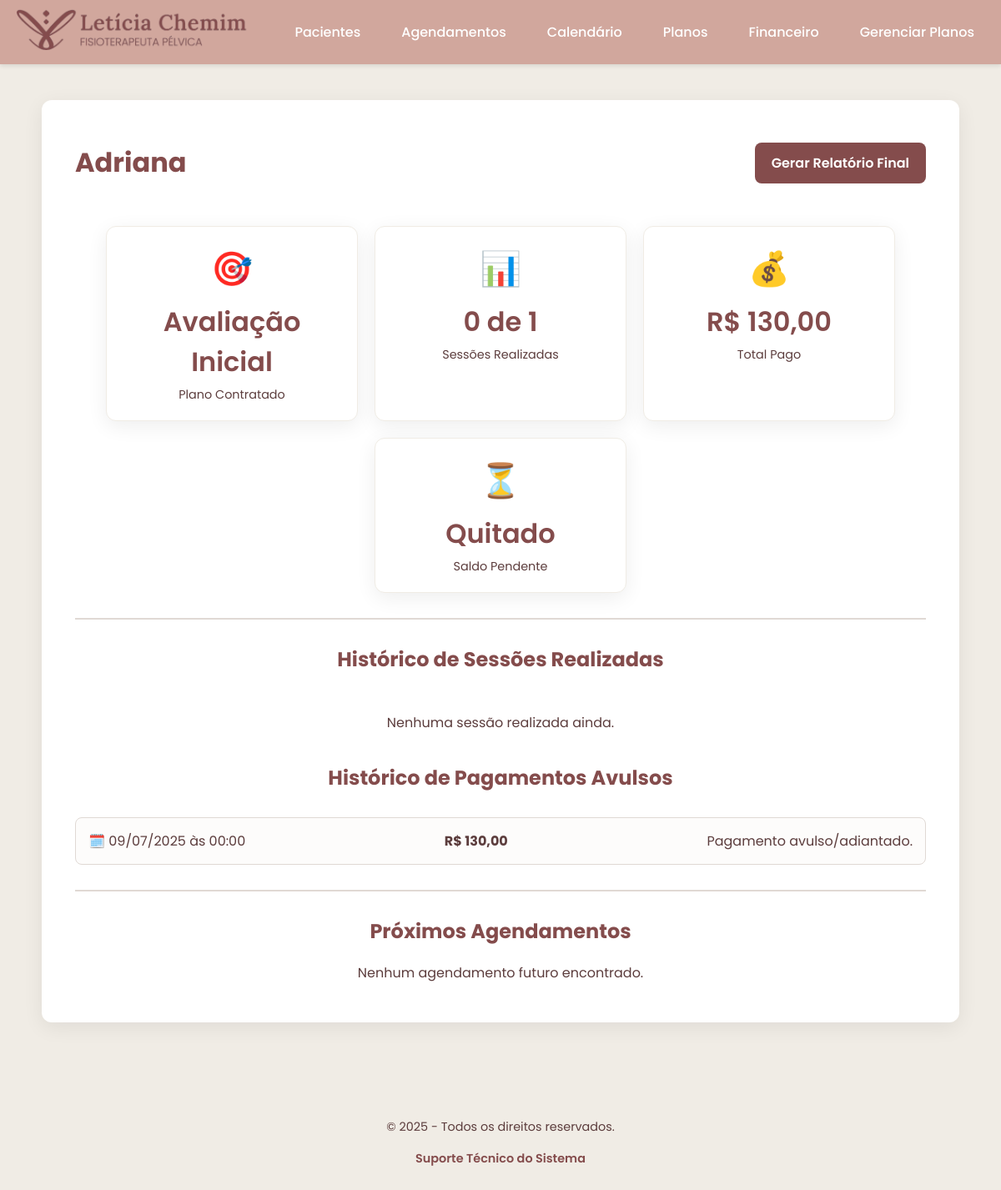
/paciente/20, run on the app's committed database.
### tables this page shows
CREATE TABLE pacientes (
        id INTEGER PRIMARY KEY AUTOINCREMENT,
        nome TEXT NOT NULL,
        data_nascimento TEXT NOT NULL,
        email TEXT NOT NULL,
        telefone TEXT NOT NULL,
        endereco TEXT,
        plano_id INTEGER,
        data_cadastro TIMESTAMP DEFAULT CURRENT_TIMESTAMP,
        FOREIGN KEY (plano_id) REFERENCES planos (id)
    );

CREATE TABLE planos (
        id INTEGER PRIMARY KEY AUTOINCREMENT,
        nome TEXT NOT NULL,
        numero_sessoes INTEGER NOT NULL,
        valor_total REAL NOT NULL,
        descricao TEXT
    );

CREATE TABLE pagamentos (
        id INTEGER PRIMARY KEY AUTOINCREMENT,
        paciente_id INTEGER NOT NULL,
        data_pagamento TEXT NOT NULL,
        valor REAL NOT NULL,
        anotacoes TEXT,
        FOREIGN KEY (paciente_id) REFERENCES pacientes (id) ON DELETE CASCADE
    );

### app.py (the view)
@app.route('/paciente/<int:id>')
def ver_paciente(id):
    db = get_db()
    paciente_query = "SELECT p.*, pl.nome as plano_nome, pl.numero_sessoes, pl.valor_total FROM pacientes p LEFT JOIN planos pl ON p.plano_id = pl.id WHERE p.id = ?"
    paciente = db.execute(paciente_query, (id,)).fetchone()
    if not paciente:
        return "Paciente não encontrado", 404
    sessoes = db.execute("SELECT * FROM sessoes WHERE paciente_id = ? AND status_pagamento != 'Pago (Adiantado)' ORDER BY data_sessao DESC", (id,)).fetchall()
    pagamentos_em_sessao = db.execute("SELECT SUM(valor) FROM sessoes WHERE paciente_id = ? AND status_pagamento LIKE 'Pago%'", (id,)).fetchone()[0] or 0.0
    pagamentos_avulsos = db.execute("SELECT SUM(valor) FROM pagamentos WHERE paciente_id = ?", (id,)).fetchone()[0] or 0.0
    total_pago = pagamentos_em_sessao + pagamentos_avulsos
    valor_plano = paciente['valor_total'] or 0.0
    pendente = valor_plano - total_pago
    agora = datetime.now().strftime('%Y-%m-%dT%H:%M')
    agendamentos_futuros = db.execute("SELECT * FROM agendamentos WHERE paciente_id = ? AND data_hora >= ? AND status = 'Marcado' ORDER BY data_hora ASC", (id, agora)).fetchall()
    historico_pagamentos = db.execute("SELECT * FROM pagamentos WHERE paciente_id = ? ORDER BY data_pagamento DESC", (id,)).fetchall()
    return render_template('paciente_detail.html',
                           paciente=paciente,
                           sessoes=sessoes,
                           total_pago=total_pago,
                           pendente=pendente,
                           agendamentos=agendamentos_futuros,
                           historico_pagamentos=historico_pagamentos)

### app.py (called while the page is built)
@app.context_processor
def inject_year():
    return {'current_year': datetime.now().year}

def get_db():
    db = getattr(g, '_database', None)
    if db is None:
        db = g._database = sqlite3.connect(DATABASE)
        db.row_factory = sqlite3.Row
    return db

@app.teardown_appcontext
def close_connection(exception):
    db = getattr(g, '_database', None)
    if db is not None:
        db.close()

@app.template_filter('brl')
def format_currency(value):
    if value is None:
        value = 0.0
    return f"R$ {value:,.2f}".replace(",", "X").replace(".", ",").replace("X", ".")

@app.template_filter('format_datetime')
def format_datetime_filter(value):
    if value:
        try:
            dt_obj = datetime.fromisoformat(value)
            return dt_obj.strftime('%d/%m/%Y às %H:%M')
        except ValueError:
            return value
    return ''

### templates/paciente_detail.html (shortened to what this page needs)
{% extends "base.html" %}
{% block content %}
<div class="container-large">
    <div style="display: flex; justify-content: space-between; align-items: center;">
        <h1>{{ paciente['nome'] }}</h1>
        <a href="{{ url_for('relatorio_paciente', id=paciente.id) }}" class="btn-action-dash" target="_blank">Gerar Relatório Final</a>
    </div>
    <div class="dashboard-menu">
        <div class="menu-card-static">
            <div class="card-icon">🎯</div>
            <div class="card-title">{{ paciente['plano_nome'] or 'Nenhum' }}</div>
            <div class="card-description">Plano Contratado</div>
        </div>
        <div class="menu-card-static">
            <div class="card-icon">📊</div>
            <div class="card-title">{{ sessoes|length }} de {{ paciente['numero_sessoes'] or 'N/A' }}</div>
            <div class="card-description">Sessões Realizadas</div>
        </div>
        <div class="menu-card-static">
            <div class="card-icon">💰</div>
            <div class="card-title">{{ total_pago|brl }}</div>
            <div class="card-description">Total Pago</div>
        </div>
        <div class="menu-card-static {% if pendente > 0 %}status-pendente{% endif %}">
            <div class="card-icon">⏳</div>
            <div class="card-title">{{ pendente|brl if pendente > 0 else 'Quitado' }}</div>
            <div class="card-description">Saldo Pendente</div>
        </div>
    </div>
    <hr>
    <div class="session-history">
        <h2>Histórico de Sessões Realizadas</h2>
        <div class="session-list">
            {% for sessao in sessoes %}
            <div class="session-card" onclick="mostrarAnotacoes(this)" data-data-sessao="{{ sessao.data_sessao | format_datetime }}" data-anotacoes="{{ sessao.anotacoes }}">
                <div class="session-header">
                    <strong>Sessão de {{ sessao.data_sessao | format_datetime }}</strong>
                    <small>Clique para ver as anotações</small>
                </div>
                <div class="session-footer">
                    <span class="payment-status status-{{ sessao.status_pagamento|lower|replace(' ', '-')|replace('(', '')|replace(')', '') }}">
                        {{ sessao.status_pagamento }} - {{ sessao.valor|brl if sessao.valor else 'R$ 0,00' }}
                    </span>
                    <form action="{{ url_for('deletar_sessao', id=sessao.id) }}" method="post" onsubmit="return confirm('Excluir esta sessão? A ação não pode ser desfeita.'); event.stopPropagation();">
                        <button type="submit" class="btn-action btn-delete">Excluir</button>
                    </form>
                </div>
            </div>
            {% else %}
             <p style="text-align: center;">Nenhuma sessão realizada ainda.</p>
            {% endfor %}
        </div>
    </div>
    <div class="payment-history">
        <h2>Histórico de Pagamentos Avulsos</h2>
        <div class="session-list">
            {% for pagamento in historico_pagamentos %}
            <div class="session-card-static">
                <span>🗓️ {{ pagamento.data_pagamento | format_datetime }}</span>
                <strong>{{ pagamento.valor | brl }}</strong>
                <span>{{ pagamento.anotacoes }}</span>
            </div>
            {% else %}
            <p style="text-align: center;">Nenhum pagamento avulso realizado.</p>
            {% endfor %}
        </div>
    </div>
    <hr>
    <div class="upcoming-appointments">
        <h2>Próximos Agendamentos</h2>
        {% if agendamentos %}
            <div class="appointment-list">
                {% for agendamento in agendamentos %}
                <div class="appointment-card">
                    <div class="appointment-info">
                        <span class="appointment-icon">🗓️</span>
                        <strong>{{ agendamento.data_hora | format_datetime }}</strong>
                    </div>
                    <div class="appointment-action">
                        <form action="{{ url_for('finalizar_sessao', agendamento_id=agendamento.id) }}">
                            <button class="btn-action btn-update">Finalizar Sessão</button>
                        </form>
                    </div>
                </div>
                {% endfor %}
            </div>
        {% else %}
            <p style="text-align: center;">Nenhum agendamento futuro encontrado.</p>
        {% endif %}
    </div>
</div>
{% endblock %}

### static/css/style.css (style rules this page uses)
body { font-family: 'Poppins', sans-serif; background-color: #F0ECE5; color: #5c3d3d; margin: 0; display: flex; flex-direction: column; min-height: 100vh; }
h1, h2, h3 { color: #844C4C; text-align: center; }
p { text-align: center; color: #5c3d3d; line-height: 1.6; }
hr { border: 1px solid #e0d9d4; margin: 30px 0; }
a { color: #844C4C; text-decoration: none; }
.container, .container-large { background-color: #ffffff; padding: 30px 40px; border-radius: 12px; box-shadow: 0 6px 25px rgba(0, 0, 0, 0.07); width: 100%; box-sizing: border-box; margin: 0 auto; }
.container-large { max-width: 1100px; }
.dashboard-menu { display: flex; justify-content: center; gap: 20px; margin-top: 30px; flex-wrap: wrap; }
.menu-card-static, .menu-card-dynamic { background-color: #fff; border-radius: 12px; padding: 20px; width: 260px; text-align: center; box-shadow: 0 6px 25px rgba(0, 0, 0, 0.07); border: 1px solid #F0ECE5; }
.card-icon { font-size: 2.5rem; margin-bottom: 10px; color: #D1A79D; }
.card-title { font-size: 2rem; font-weight: 600; color: #844C4C; }
.card-description { font-size: 0.9rem; margin-top: 5px; }
button, .btn-action-dash { background-color: #844C4C; border: none; border-radius: 8px; color: white; font-size: 1rem; font-weight: 600; cursor: pointer; padding: 12px 20px; transition: background-color 0.3s, transform 0.2s; }
.session-list { margin-top: 30px; display: grid; gap: 15px; }
.upcoming-appointments { margin-top: 30px; }
.session-card-static { display: flex; justify-content: space-between; align-items: center; background-color: #fdfcfb; border: 1px solid #e0d9d4; border-radius: 8px; padding: 15px; color: #5c3d3d; }

### data on the page
pacientes: nome "Adriana"
planos: nome "Avaliação Inicial", numero_sessoes "1"
pagamentos: data_pagamento "09/07/2025 às 00:00", valor|brl "R$ 130,00", anotacoes "Pagamento avulso/adiantado."

### other printed values
{{ sessoes|length }} "0"
{{ total_pago|brl }} "R$ 130,00"
{{ pendente|brl if pendente > 0 else 'Quitado' }} "Quitado"
